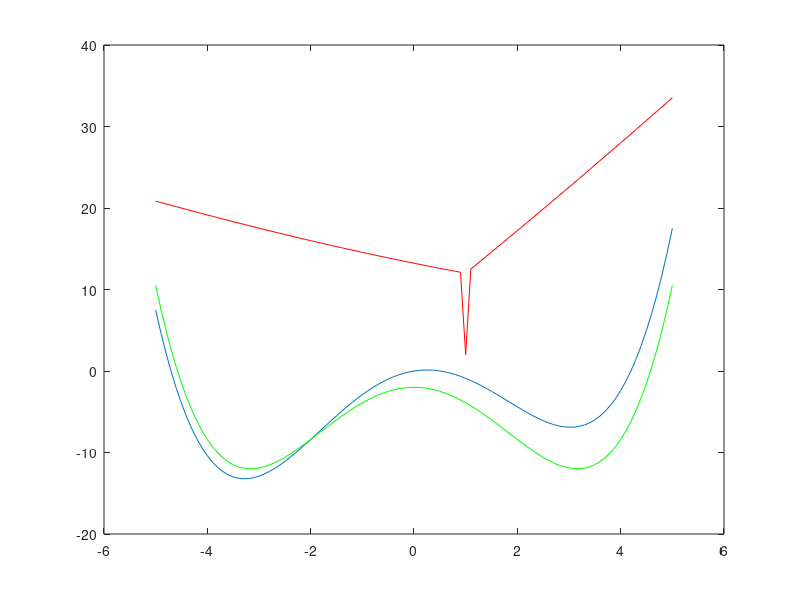

This chart was generated by the following MATLAB code:
function constraint_optimization()
    x = -5:0.1:5;
    
    plot(x, f(x));
    hold on;
    %plot(x, constrained(x), 'r');

    %plot(-5:0.1:5,g(-5:0.1:5));
    g_lambda = zeros(1,101);
    for i = 1:size(g_lambda,2)
        g_lambda(i) = g(x(i)); 
    end
    plot(-5:0.1:5, g_lambda, 'r');
    
    lam = fminunc(@g, 0);
    global lambda_global;
    lambda_global = lam;
    plot(x, constrained(x), 'g');
    hold off;
end

function y = g(lambda)
    global lambda_global;
    lambda_global = lambda;

    x = fminunc(@constrained, 0);
    y = constrained(x);
    y = -y;
end

function y = f(x)
    y = 0.1*x.^4 - 2*x.^2 + x;
end

function y = constrained(x)
    global lambda_global;
    y = f(x) + lambda_global*(-x-2); % constraint: x >= 2  ==  -x <= 2
end
